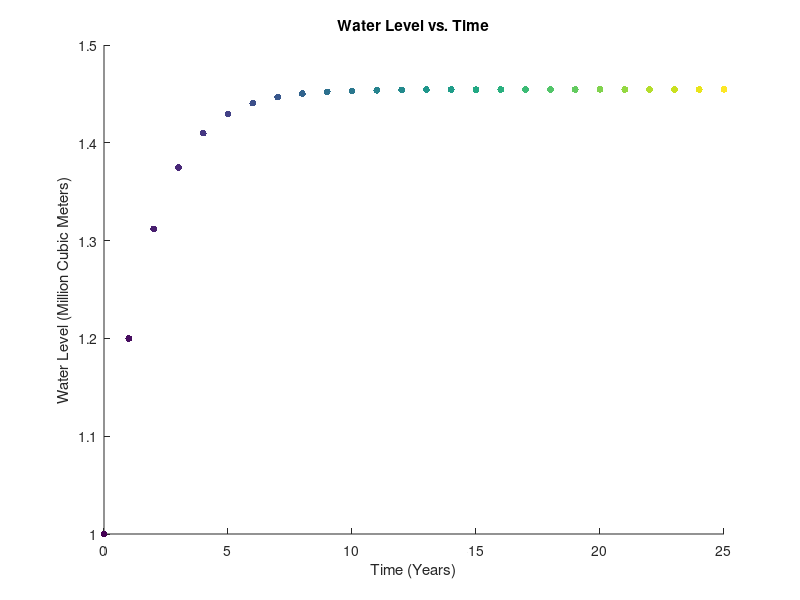

Recreate this plot in MATLAB.
%NOTE: Use hold on to to plot multiple plots with different p0, maybe write a general function that takes in p0 and outputs the data instead of copying the code multiple times

%Setting the initial conditions and variables
v0 = 1;
y = [];
y = [y v0];
n = 25;
x=0:1:n;

%Iterate through interation function
for i=1:n
    waterLevel = 14 * v0 / 25 + 16 / 25;
    y = [y waterLevel];
    v0 = waterLevel;
    disp(i)
    disp(waterLevel)
end;

%Plot data with colourful plot points
sz = 25;
c = linspace(1,10,length(x));

scatter(x,y,sz,c,'filled')
    title('Water Level vs. Time')
    xlabel('Time (Years)')
    ylabel('Water Level (Million Cubic Meters)')
